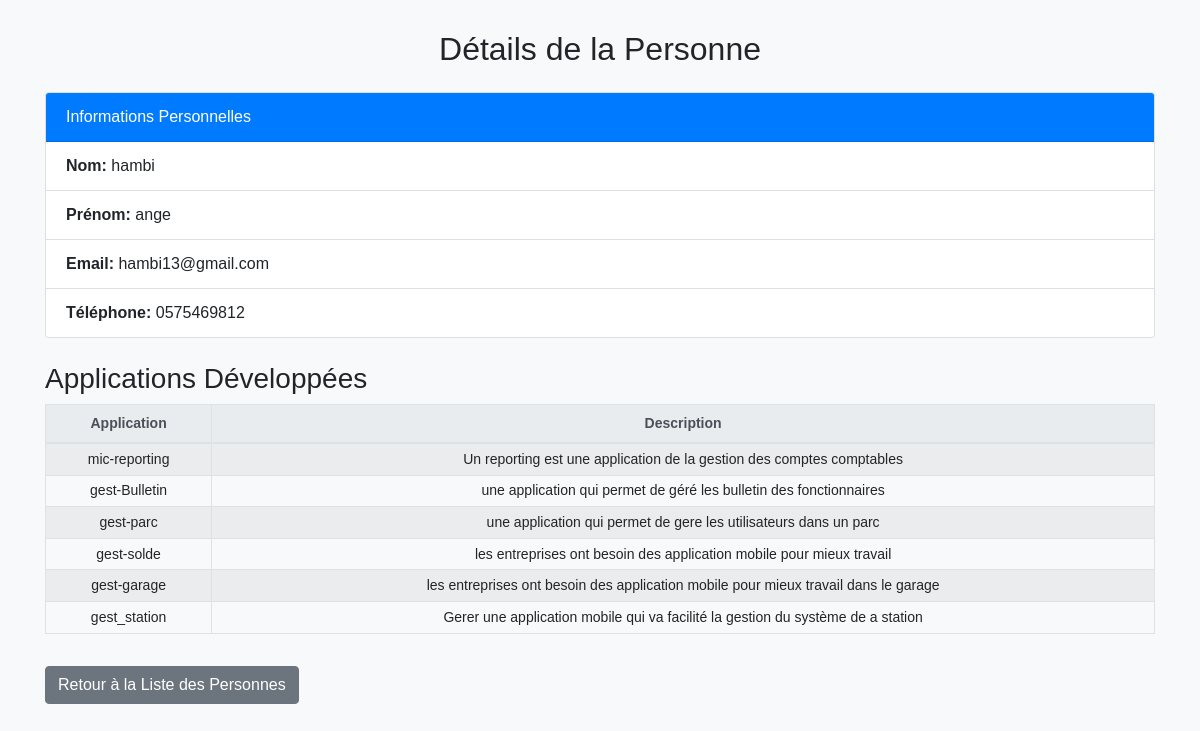
The page /personne/details_personne.php?id=4 on the database its author committed.
### tables this page shows
CREATE TABLE `personne` (
  `id` int NOT NULL AUTO_INCREMENT,
  `nom` varchar(15) NOT NULL,
  `prenom` varchar(30) NOT NULL,
  `email` varchar(50) NOT NULL,
  `telephone` varchar(15) NOT NULL,
  `idtypers` int DEFAULT NULL,
  PRIMARY KEY (`id`),
  KEY `idtypers` (`idtypers`),
  CONSTRAINT `personne_ibfk_1` FOREIGN KEY (`idtypers`) REFERENCES `type_personne` (`id`)
);

CREATE TABLE `application` (
  `id` int NOT NULL AUTO_INCREMENT,
  `nom` varchar(20) NOT NULL,
  `description` varchar(200) NOT NULL,
  `statut` varchar(20) NOT NULL,
  `version` varchar(10) NOT NULL,
  `idarch` int DEFAULT NULL,
  `idmopl` int DEFAULT NULL,
  `idnicou` int DEFAULT NULL,
  PRIMARY KEY (`id`),
  KEY `idarch` (`idarch`),
  KEY `idmopl` (`idmopl`),
  KEY `idnicou` (`idnicou`),
  CONSTRAINT `application_ibfk_1` FOREIGN KEY (`idarch`) REFERENCES `architecture` (`id`),
  CONSTRAINT `application_ibfk_2` FOREIGN KEY (`idmopl`) REFERENCES `mode_deploiement` (`id`),
  CONSTRAINT `application_ibfk_3` FOREIGN KEY (`idnicou`) REFERENCES `niveau_couche` (`id`)
);

### personne/details_personne.php (the view, shortened to what this page needs)
<?php
require_once '../paramettre/bd.php';
if (isset($_GET['id'])) {
    $id = htmlspecialchars($_GET['id']);
    $sql = "SELECT nom, prenom, email, telephone FROM personne WHERE id = :id";
    $stmt = $mysql->prepare($sql);
    $stmt->bindParam(':id', $id);
    $stmt->execute();
    $personne = $stmt->fetch(PDO::FETCH_ASSOC);
    $sql = "SELECT application.nom AS Application, application.description AS Description_
            FROM developper
            JOIN application ON application.id = developper.idapp
            WHERE developper.idpers = :id";
    $stmt = $mysql->prepare($sql);
    $stmt->bindParam(':id', $id);
    $stmt->execute();
    $applications = $stmt->fetchAll(PDO::FETCH_ASSOC);
} else {
    die("ID non fourni.");
}
?>
<!DOCTYPE html>
<html lang="fr">
<head>
    <link rel="stylesheet" href="https://stackpath.bootstrapcdn.com/bootstrap/4.5.2/css/bootstrap.min.css">
</head>
<body>
    <div class="container">
        <h2 class="text-center mb-4">Détails de la Personne</h2>
        <div class="card">
            <div class="card-header bg-primary text-white">
                Informations Personnelles
            </div>
            <ul class="list-group list-group-flush">
                <li class="list-group-item"><strong>Nom:</strong> <?= htmlspecialchars($personne['nom']) ?></li>
                <li class="list-group-item"><strong>Prénom:</strong> <?= htmlspecialchars($personne['prenom']) ?></li>
                <li class="list-group-item"><strong>Email:</strong> <?= htmlspecialchars($personne['email']) ?></li>
                <li class="list-group-item"><strong>Téléphone:</strong> <?= htmlspecialchars($personne['telephone']) ?></li>
            </ul>
        </div>
        <h3 class="mt-4">Applications Développées</h3>
        <div class="table-responsive">
            <table class="table table-striped table-bordered table-sm text-center">
                <thead class="thead-light">
                    <tr>
                        <th class="py-2">Application</th>
                        <th class="py-2">Description</th>
                    </tr>
                </thead>
                <tbody>
                    <?php
                    foreach ($applications as $application) {
                        echo "<tr>
                            <td>" . htmlspecialchars($application['Application']) . "</td>
                            <td>" . htmlspecialchars($application['Description_']) . "</td>
                        </tr>";
                    }
                    ?>
                </tbody>
            </table>
        </div>
        <a href="personne.php" class="btn btn-secondary mt-3">Retour à la Liste des Personnes</a>
    </div>
</body>
</html>

### personne/details_personne.php (style rules this page uses)
body { background-color: #f8f9fa; font-family: 'Arial', sans-serif; }
.container { margin-top: 30px; }
.card { margin-bottom: 20px; }
.table th, .table td { font-size: 0.875rem; }

### rows shown on the page
personne: nom "hambi", prenom "ange", email "hambi13@gmail.com", telephone "0575469812"
application: nom "mic-reporting", description "Un reporting est une application de la gestion des comptes comptables"
application: nom "gest-Bulletin", description "une application qui permet de géré les bulletin des fonctionnaires"
application: nom "gest-parc", description "une application qui permet de gere les utilisateurs dans un parc"
application: nom "gest-solde", description "les entreprises ont besoin des application mobile pour mieux travail"
application: nom "gest-garage", description "les entreprises ont besoin des application mobile pour mieux travail dans le garage"
application: nom "gest_station", description "Gerer une application mobile qui va facilité la gestion du système de a station"
